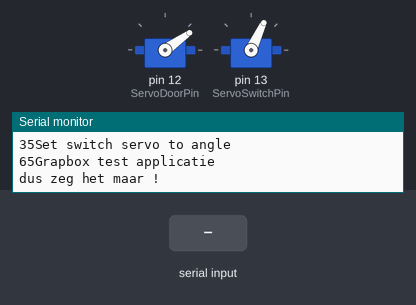
A sketch run on a simulated Arduino Uno, built with avr-gcc and run on an emulated ATmega328P. Shown: 2 × servo, the last lines printed to the serial monitor. The inputs (shaded band) are chosen by the test bench.

Above: at 1.5 s.
1.6 s: "0" received over Serial
At 2.1 s:
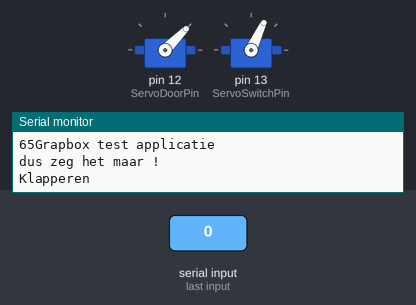
4.6 s: byte 98 ('b') received over Serial
At 6.98 s:
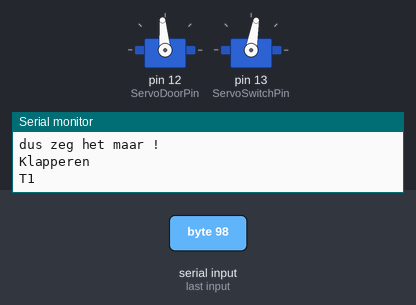
7.6 s: "2" received over Serial
10.6 s: "5\n" received over Serial
At 11.8 s:
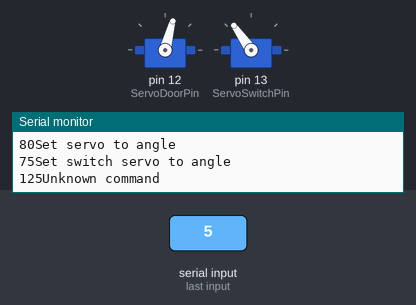
12.1 s: byte 66 ('B') received over Serial
At 14.17 s:
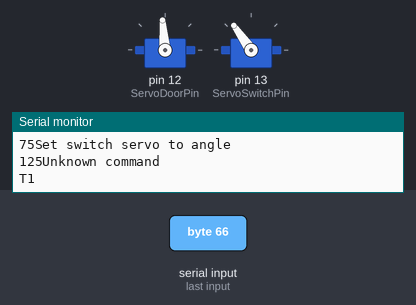
15.1 s: "4" received over Serial
Timing chart, 0 to 18.5 s (numbered marks = the images above; inputs shaded):
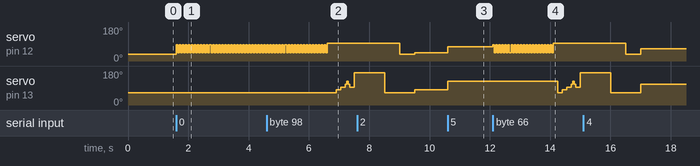

The sketch:

UselessMachineTest.ino
```cpp
#include <IRremote.h>
#include <Servo.h>

//const int LED_PIN = 13;
const int ServoSwitchPin = 13;
const int ServoDoorPin = 12;
const int cmdDelay = 1000;
const int BTpin = 1234;
const char* name = "GrapBox";

const int door_angle_0 = 35;
const int switch_angle_0 = 65;


int inp = 0;
Servo servoDoor;
Servo servoSwitch;

void ServoDoorToAngle(int angle)
{
  Serial.println("Set door servo to angle ");
  Serial.print(angle, DEC);
  servoDoor.write( angle );
}

void ServoSwitchToAngle(int angle)
{
  Serial.println("Set switch servo to angle ");
  Serial.print(angle, DEC);
  servoSwitch.write( angle );
}


void setup()
{
  //digitalWrite(LED_PIN, HIGH);
  Serial.begin(9600);
  //delay(cmdDelay);
  //Serial.print("AT");
  //delay(cmdDelay);
  //Serial.print("AT+PIN");
  //Serial.print(BTpin);
  //delay(cmdDelay);
  //Serial.print("AT+NAME");
  //Serial.print(name);
  //delay(cmdDelay);
  // Turn off LED to signal programming end
  //digitalWrite(LED_PIN, LOW);

  servoDoor.attach(ServoDoorPin);
  servoSwitch.attach(ServoSwitchPin);

  ServoDoorToAngle(door_angle_0);
  ServoSwitchToAngle(switch_angle_0);
  delay(300);


  Serial.println("Grapbox test applicatie");
  Serial.println("dus zeg het maar !");
}


int i;


void loop()
{

  if (Serial.available() > 0)
  {
    // read the incoming byte:
    inp = Serial.read();

    switch ( inp )
    {
      case '1':
      case '2':
      case '3':
      case '4':
      case '5':
      case '6':
      case '7':
      {
        int angle = door_angle_0 + (inp - '0' - 1)  * 10;
        Serial.println("Set servo to angle ");
        Serial.print(angle, DEC);
        servoDoor.write( angle );

        angle = switch_angle_0 + (inp - '0' - 1)  * 15;
         ServoSwitchToAngle(angle);
        delay(200);
    }
      break;
      case '0':
      {
        Serial.println("Klapperen ");
        for (int i=0;i<30;i++)
        {
          servoDoor.write( door_angle_0 + 50 );
          delay(50);
          servoDoor.write( door_angle_0 + 10 );
          delay(50);
        }
          servoDoor.write( door_angle_0 );


      }
      break;
      case 'a':
      case 'A':
      {
        Serial.println("T0 ");
        servoDoor.write( door_angle_0 + 60 );
        delay(250);
        servoSwitch.write( switch_angle_0 + 7 * 15 );
       delay(1000);
        servoSwitch.write( switch_angle_0  );
        delay(500);
        servoDoor.write( door_angle_0 );
        delay(500);
      }
      break;
      case 'b':
      case 'B':
      {
        Serial.println("T1 ");
        for (int i=0;i<20;i++)
        {
          servoDoor.write( door_angle_0 + 50 );
          delay(50);
          servoDoor.write( door_angle_0 + 10 );
          delay(50);
        }
        servoDoor.write( door_angle_0 + 60 );


        for (i=0;i<4;i++)
        {
          delay(150);
          servoSwitch.write( switch_angle_0 + i * 15 );
        }
        for (i=0;i<4;i++)
        {
          delay(50);
          servoSwitch.write( switch_angle_0 + 60 - i * 15 );
        }
        servoSwitch.write( switch_angle_0 + 2 * 15 );
       delay(100);
        servoSwitch.write( switch_angle_0 + 7 * 15 );
              delay(1000);
        servoSwitch.write( switch_angle_0);
              delay(500);
        servoDoor.write( door_angle_0 );
              delay(500);
      }
      break;
      default:
             Serial.println("Unknown command");
     break;
    }
  }
}
```

Measured:
- after the input at 1.6 s, servo on pin 12 (ServoDoorPin): alternates 85° for 0.05 s and 45° for 0.05 s, starting at once
- after the input at 4.6 s, servo on pin 13 (ServoSwitchPin): 65° → 80° after 2.3 s, → 95° 0.15 s later, → 170° 0.45 s later
- after the input at 10.6 s, servo on pin 12 (ServoDoorPin): 45° → 75° at once; servo on pin 13 (ServoSwitchPin): 80° → 125° at once
- after the input at 12.1 s, servo on pin 12 (ServoDoorPin): 75° → 85° at once, then repeats every 0.10 s: 45° 0.05 s, 85° 0.05 s, until it stays 95° from 14.1 s; servo on pin 13 (ServoSwitchPin): 125° → 65° after 2.2 s, → 80° 0.15 s later, → 95° 0.15 s later, → 170° 0.45 s later
